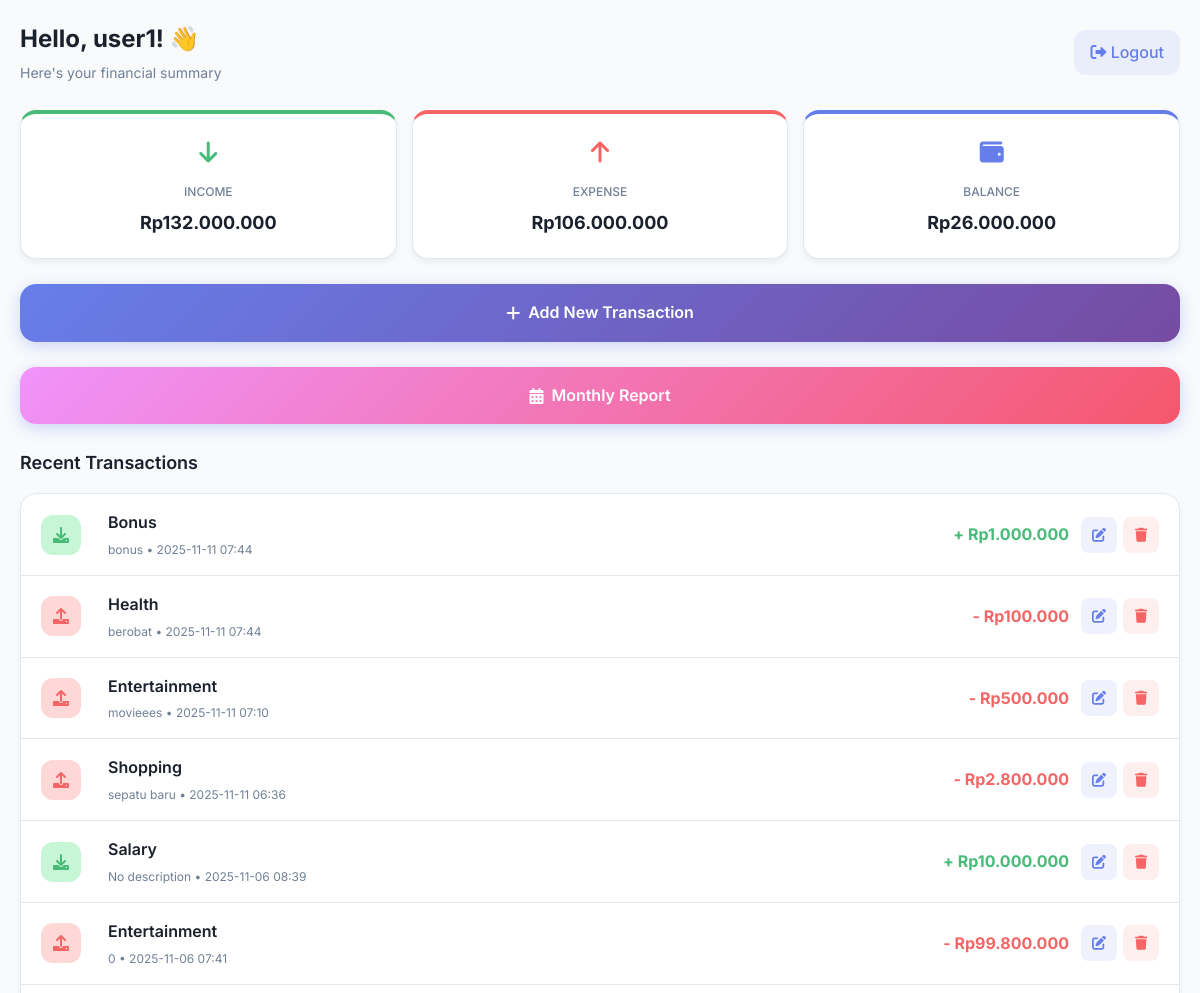
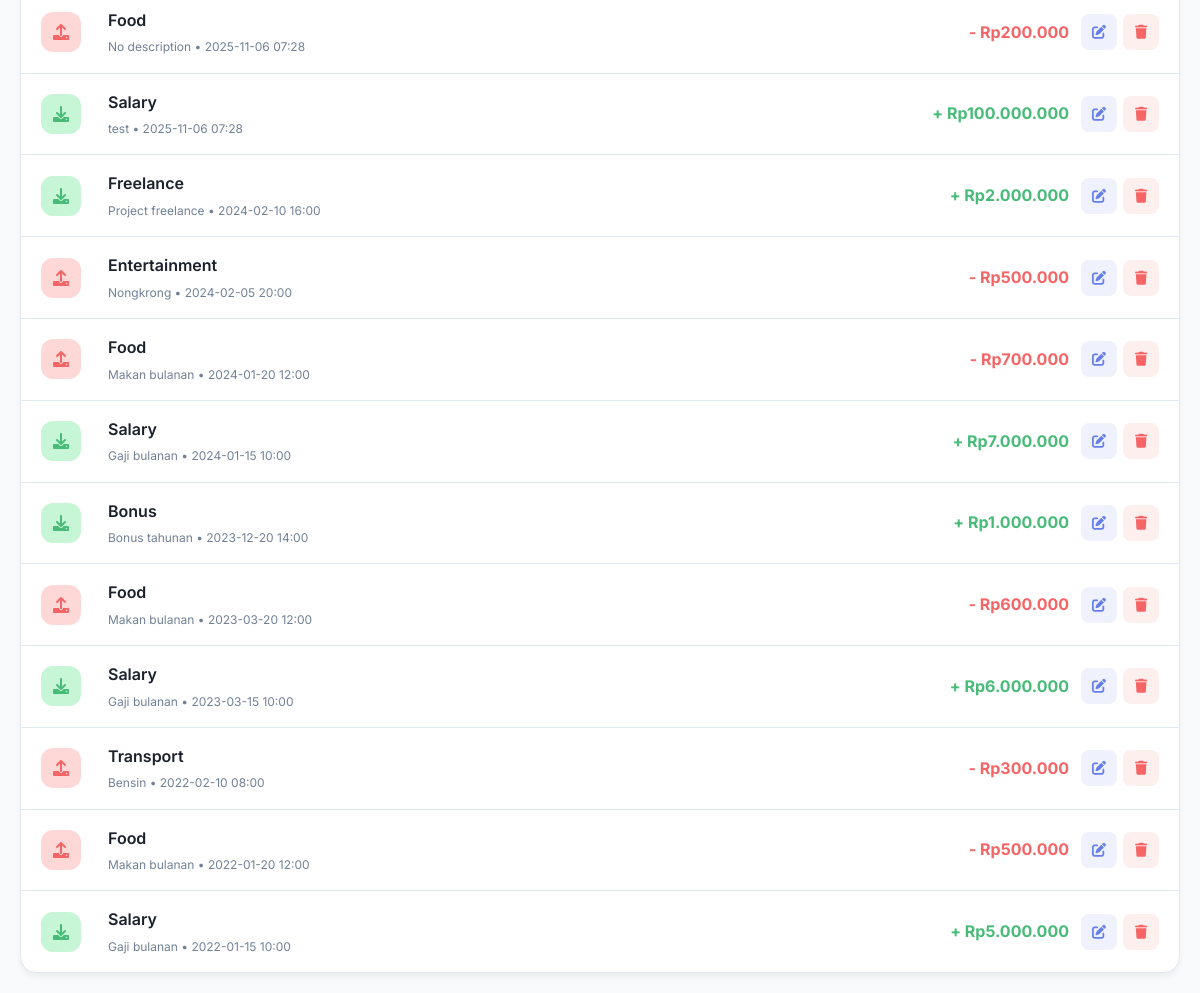
The page / (signed in) on the database its author committed (2 pictures, top to bottom).
### tables this page shows
CREATE TABLE expenses
                 (id INTEGER PRIMARY KEY AUTOINCREMENT,
                  user_id INTEGER NOT NULL,
                  type TEXT NOT NULL,
                  category TEXT NOT NULL,
                  amount REAL NOT NULL,
                  description TEXT,
                  date TIMESTAMP DEFAULT CURRENT_TIMESTAMP,
                  FOREIGN KEY (user_id) REFERENCES users (id));

### app.py (the view)
@app.route("/")
def home():
    if "user_id" not in session:
        return redirect("/login")
    expenses = db.get_user_expenses(session["user_id"])
    total_income = 0
    total_expense = 0
    for exp in expenses:
        if exp[2] == "income":
            total_income += exp[4]
        else:
            total_expense += exp[4]
    balance = total_income - total_expense
    return render_template(
        "dashboard.html",
        username=session["username"],
        expenses=expenses,
        total_income=total_income,
        total_expense=total_expense,
        balance=balance,
    )

### database.py (called while the page is built)
def get_user_expenses(user_id):
    conn = sqlite3.connect('expenses.db')
    c = conn.cursor()
    c.execute('''SELECT * FROM expenses
                 WHERE user_id = ?
                 ORDER BY date DESC''', (user_id,))
    expenses = c.fetchall()
    conn.close()
    return expenses

### templates/dashboard.html (shortened to what this page needs)
<!DOCTYPE html>
<html>
<head>
    <link href="https://cdnjs.cloudflare.com/ajax/libs/font-awesome/6.0.0/css/all.min.css" rel="stylesheet">
</head>
<body>
    <div class="container">
        <div class="header">
            <div class="user-info">
                <h1>Hello, {{ username }}! 👋</h1>
                <p>Here's your financial summary</p>
            </div>
            <a href="#" class="logout-btn" id="logoutBtn">
                <i class="fas fa-sign-out-alt"></i> Logout
            </a>
        </div>
        <div class="summary-grid">
            <div class="summary-card income">
                <div class="summary-icon">
                    <i class="fas fa-arrow-down"></i>
                </div>
                <h3>INCOME</h3>
                <div class="amount">Rp{{ "{:,.0f}".format(total_income).replace(",", ".") }}</div>
            </div>
            <div class="summary-card expense">
                <div class="summary-icon">
                    <i class="fas fa-arrow-up"></i>
                </div>
                <h3>EXPENSE</h3>
                <div class="amount">Rp{{ "{:,.0f}".format(total_expense).replace(",", ".") }}</div>
            </div>
            <div class="summary-card balance">
                <div class="summary-icon">
                    <i class="fas fa-wallet"></i>
                </div>
                <h3>BALANCE</h3>
                <div class="amount">Rp{{ "{:,.0f}".format(balance).replace(",", ".") }}</div>
            </div>
        </div>
        <a href="/add" class="add-btn">
            <i class="fas fa-plus"></i> Add New Transaction
        </a>
        <a href="/monthly-report" class="add-btn"
            style="background: linear-gradient(135deg, #f093fb 0%, #f5576c 100%); margin-top: 10px;">
            <i class="fas fa-calendar-alt"></i> Monthly Report
        </a>
        <h2 class="section-title">Recent Transactions</h2>
        <div class="transactions-list">
            {% if expenses %}
            {% for expense in expenses %}
            <div class="transaction-item">
                <div class="transaction-main">
                    <div class="transaction-icon {{ expense[2] }}">
                        {% if expense[2] == 'income' %}
                        <i class="fas fa-download"></i>
                        {% else %}
                        <i class="fas fa-upload"></i>
                        {% endif %}
                    </div>
                    <div class="transaction-content">
                        <div class="transaction-title">{{ expense[3] }}</div>
                        <div class="transaction-meta">
                            {{ expense[5] if expense[5] else "No description" }} • {{ expense[6][:16] }}
                        </div>
                    </div>
                </div>
                <div class="transaction-bottom">
                    <div class="transaction-amount {{ expense[2] }}">
                        {% if expense[2] == 'income' %}
                        + Rp{{ "{:,.0f}".format(expense[4]).replace(",", ".") }}
                        {% else %}
                        - Rp{{ "{:,.0f}".format(expense[4]).replace(",", ".") }}
                        {% endif %}
                    </div>
                    <div class="transaction-actions">
                        <a href="/edit/{{ expense[0] }}" class="action-btn edit-btn" title="Edit">
                            <i class="fas fa-edit"></i>
                        </a>
                        <button data-expense-id="{{ expense[0] }}" class="action-btn delete-btn" title="Delete">
                            <i class="fas fa-trash"></i>
                        </button>
                    </div>
                </div>
            </div>
            {% endfor %}
            {% else %}
            <div class="empty-state">
                <i class="fas fa-receipt"></i>
                <h3>No transactions yet</h3>
                <p>Start by adding your first transaction</p>
            </div>
            {% endif %}
        </div>
    </div>
</body>
</html>

### templates/dashboard.html (style rules this page uses)
* { margin: 0; padding: 0; box-sizing: border-box; }
body { font-family: 'Inter', sans-serif; background: #f8fafc; color: #333; line-height: 1.6; }
.container { max-width: 100%; padding: 20px; }
.header { display: flex; justify-content: space-between; align-items: center; margin-bottom: 25px; }
.user-info h1 { font-size: 24px; font-weight: 700; color: #1a202c; margin-bottom: 4px; }
.user-info p { color: #718096; font-size: 14px; }
.logout-btn { background: rgba(102, 126, 234, 0.1); color: #667eea; border: none; padding: 10px 16px; border-radius: 12px; cursor: pointer; font-weight: 500; transition: all 0.3s ease; text-decoration: none; display: inline-block; }
.summary-grid { display: grid; grid-template-columns: repeat(auto-fit, minmax(120px, 1fr)); gap: 15px; margin-bottom: 25px; }
.summary-card { background: white; padding: 20px; border-radius: 16px; box-shadow: 0 4px 6px rgba(0, 0, 0, 0.05); text-align: center; border: 1px solid #e2e8f0; transition: transform 0.3s ease; }
.summary-card.income { border-top: 4px solid #48bb78; }
.summary-card.expense { border-top: 4px solid #f56565; }
.summary-card.balance { border-top: 4px solid #667eea; }
.summary-icon { font-size: 24px; margin-bottom: 10px; }
.income .summary-icon { color: #48bb78; }
.expense .summary-icon { color: #f56565; }
.balance .summary-icon { color: #667eea; }
.summary-card h3 { font-size: 12px; color: #718096; margin-bottom: 8px; font-weight: 500; }
.summary-card .amount { font-size: 18px; font-weight: 700; color: #1a202c; }
.add-btn { display: flex; align-items: center; justify-content: center; background: linear-gradient(135deg, #667eea 0%, #764ba2 100%); color: white; text-decoration: none; padding: 16px; border-radius: 16px; font-weight: 600; margin-bottom: 25px; box-shadow: 0 4px 15px rgba(102, 126, 234, 0.3); transition: all 0.3s ease; }
.add-btn i { margin-right: 8px; }
.section-title { font-size: 18px; font-weight: 600; color: #1a202c; margin-bottom: 15px; }
.transactions-list { background: white; border-radius: 16px; box-shadow: 0 4px 6px rgba(0, 0, 0, 0.05); border: 1px solid #e2e8f0; overflow: hidden; }
.transaction-item { display: flex; align-items: center; padding: 16px 20px; border-bottom: 1px solid #e2e8f0; transition: background 0.3s ease; position: relative; gap: 12px; }
.transaction-item:last-child { border-bottom: none; }
.transaction-icon { width: 40px; height: 40px; border-radius: 12px; display: flex; align-items: center; justify-content: center; margin-right: 15px; font-size: 16px; }
.transaction-icon.income { background: #c6f6d5; color: #48bb78; }
.transaction-icon.expense { background: #fed7d7; color: #f56565; }
.transaction-content { flex: 1; min-width: 0; }
.transaction-title { font-weight: 600; color: #1a202c; margin-bottom: 4px; }
.transaction-meta { font-size: 12px; color: #718096; }
.transaction-amount { font-weight: 700; font-size: 16px; flex-shrink: 0; word-break: break-all; line-height: 1.2; }
.transaction-amount.income { color: #48bb78; }
.transaction-amount.expense { color: #f56565; }
.transaction-actions { display: flex; gap: 6px; flex-shrink: 0; }
.action-btn { width: 36px; height: 36px; border: none; border-radius: 8px; display: flex; align-items: center; justify-content: center; cursor: pointer; transition: all 0.3s ease; font-size: 14px; text-decoration: none; }
.edit-btn { background: rgba(102, 126, 234, 0.1); color: #667eea; }
.delete-btn { background: rgba(245, 101, 101, 0.1); color: #f56565; }
@media (min-width: 769px) { .transaction-main { display: flex; align-items: center; flex: 1; gap: 12px; } }
@media (min-width: 769px) { .transaction-bottom { display: flex; align-items: center; gap: 12px; } }
@media (min-width: 769px) { .transaction-item { flex-direction: row; align-items: center; } }

### rows shown on the page
expenses: type "income" (drawn), category "Bonus", description "bonus", date "2025-11-11 07:44", amount "1.000.000"
expenses: type "expense" (drawn), category "Health", description "berobat", date "2025-11-11 07:44", amount "100.000"
expenses: type "expense" (drawn), category "Entertainment", description "movieees", date "2025-11-11 07:10", amount "500.000"
expenses: type "expense" (drawn), category "Shopping", description "sepatu baru", date "2025-11-11 06:36", amount "2.800.000"
expenses: type "income" (drawn), category "Salary", description "No description", date "2025-11-06 08:39", amount "10.000.000"
expenses: type "expense" (drawn), category "Entertainment", description "0", date "2025-11-06 07:41", amount "99.800.000"
expenses: type "expense" (drawn), category "Food", description "No description", date "2025-11-06 07:28", amount "200.000"
expenses: type "income" (drawn), category "Salary", description "test", date "2025-11-06 07:28", amount "100.000.000"
expenses: type "income" (drawn), category "Freelance", description "Project freelance", date "2024-02-10 16:00", amount "2.000.000"
expenses: type "expense" (drawn), category "Entertainment", description "Nongkrong", date "2024-02-05 20:00", amount "500.000"
expenses: type "expense" (drawn), category "Food", description "Makan bulanan", date "2024-01-20 12:00", amount "700.000"
expenses: type "income" (drawn), category "Salary", description "Gaji bulanan", date "2024-01-15 10:00", amount "7.000.000"
expenses: type "income" (drawn), category "Bonus", description "Bonus tahunan", date "2023-12-20 14:00", amount "1.000.000"
expenses: type "expense" (drawn), category "Food", description "Makan bulanan", date "2023-03-20 12:00", amount "600.000"
expenses: type "income" (drawn), category "Salary", description "Gaji bulanan", date "2023-03-15 10:00", amount "6.000.000"
expenses: type "expense" (drawn), category "Transport", description "Bensin", date "2022-02-10 08:00", amount "300.000"
expenses: type "expense" (drawn), category "Food", description "Makan bulanan", date "2022-01-20 12:00", amount "500.000"
expenses: type "income" (drawn), category "Salary", description "Gaji bulanan", date "2022-01-15 10:00", amount "5.000.000"

### other values the page prints
{{ username }} "user1"
{{ "{:,.0f}".format(total_income).replace(",", ".") }} "132.000.000"
{{ "{:,.0f}".format(total_expense).replace(",", ".") }} "106.000.000"
{{ "{:,.0f}".format(balance).replace(",", ".") }} "26.000.000"
